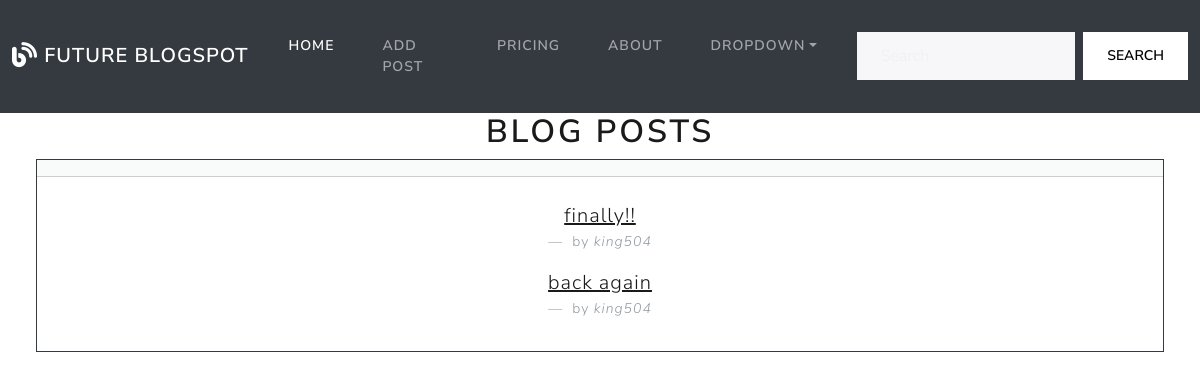
The app's page /, older data.
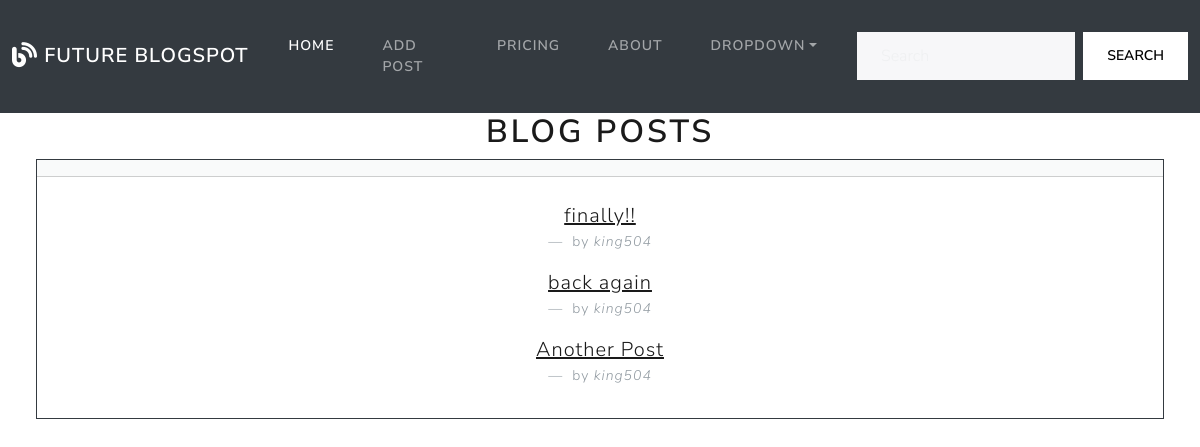
The same page, newer data.
### theblog/models.py (models this page shows, shortened)
class Post(models.Model):
    title = models.CharField(max_length=100)
    title_tag = models.CharField(max_length=100, default='Title')
    author = models.ForeignKey(User, on_delete=models.CASCADE)
    body = models.TextField()

### theblog/views.py (the view)
# urls.py: path('', HomeView.as_view(), name='home'),
class HomeView(ListView):
    model = Post
    template_name = 'home.html'

### theblog/templates/home.html (shortened to what this page needs)
{% extends 'base.html' %}
{% block body %}
<div class="container-fluid">
    <h1 class="text-center"> Blog Posts</h1>
    <div class="row">
        <div class="col-md-12">
            <div class="card border-dark mb-4 me-4 ms-4" style="">
                <div class="card-header"></div>
                <div class="card-body">
                  {% for post in object_list %}
                    <figure class="text-center">
                        <blockquote class="blockquote">
                        <p class="mb-0"><a style="" href="{% url 'post' post.pk %}">{{post.title}}</a></p>
                        </blockquote>
                        <figcaption class="blockquote-footer">
                            by </a><cite title="Source Title">{{post.author}}</cite>
                        </figcaption>
                    </figure>
            {% endfor %}
                </div>
              </div>
        </div>
    </div>
</div>
{% endblock %}

### theblog/templates/base.html (shortened to what this page needs)
{% load static %}
<!DOCTYPE html>
<html lang="en">
<head>
    <link rel="stylesheet" href="{% static 'css/bootstrap.min.css' %}">
    <link rel="stylesheet" href="https://cdnjs.cloudflare.com/ajax/libs/font-awesome/6.5.1/css/all.min.css">
</head>
<body>
    {% include 'navbar.html' %}
    {% block body %}
    {% endblock %}
</body>
</html>

### theblog/templates/navbar.html (shortened to what this page needs)
<nav class="navbar navbar-expand-lg bg-dark" data-bs-theme="dark">
    <div class="container-fluid">
      <a class="navbar-brand" href="{% url 'home' %}"><i class="fa-lg fa-solid fa-blog"></i> Future Blogspot</a>
      <div class="collapse navbar-collapse" id="navbarColor02">
        <ul class="navbar-nav me-auto">
          <li class="nav-item">
            <a class="nav-link active" href="{% url 'home' %}">Home
            </a>
          </li>
          <li class="nav-item">
            <a class="nav-link" href="{% url 'new_post' %}">Add post</a>
          </li>
          <li class="nav-item">
            <a class="nav-link" href="#">Pricing</a>
          </li>
          <li class="nav-item">
            <a class="nav-link" href="#">About</a>
          </li>
          <li class="nav-item dropdown">
            <a class="nav-link dropdown-toggle" data-bs-toggle="dropdown" href="#" role="button" aria-haspopup="true" aria-expanded="false">Dropdown</a>
          </li>
        </ul>
        <form class="d-flex">
          <input class="form-control me-sm-2" type="search" placeholder="Search">
          <button class="btn btn-secondary my-2 my-sm-0" type="submit">Search</button>
        </form>
      </div>
    </div>
  </nav>

Row changes from the older to the newer data that the page shows:
added Post: title "Another Post", author "king504"
